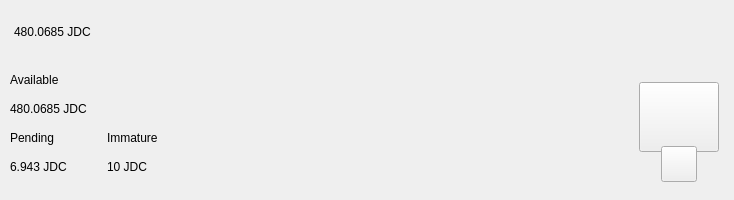
<?xml version="1.0" encoding="UTF-8"?>
<ui version="4.0">
 <class>TopBar</class>
 <widget class="QWidget" name="TopBar">
  <property name="geometry">
   <rect>
    <x>0</x>
    <y>0</y>
    <width>734</width>
    <height>200</height>
   </rect>
  </property>
  <property name="minimumSize">
   <size>
    <width>0</width>
    <height>200</height>
   </size>
  </property>
  <property name="maximumSize">
   <size>
    <width>16777215</width>
    <height>200</height>
   </size>
  </property>
  <property name="windowTitle">
   <string>Form</string>
  </property>
  <layout class="QVBoxLayout" name="verticalLayout_10" stretch="0">
   <property name="spacing">
    <number>0</number>
   </property>
   <property name="leftMargin">
    <number>0</number>
   </property>
   <property name="topMargin">
    <number>0</number>
   </property>
   <property name="rightMargin">
    <number>0</number>
   </property>
   <property name="bottomMargin">
    <number>0</number>
   </property>
   <item>
    <widget class="PFBorderImage" name="containerTop">
     <layout class="QVBoxLayout" name="verticalLayout_11">
      <property name="spacing">
       <number>0</number>
      </property>
      <property name="leftMargin">
       <number>0</number>
      </property>
      <property name="topMargin">
       <number>0</number>
      </property>
      <property name="rightMargin">
       <number>0</number>
      </property>
      <property name="bottomMargin">
       <number>0</number>
      </property>
      <item>
       <widget class="QWidget" name="top_container_2" native="true">
        <property name="minimumSize">
         <size>
          <width>0</width>
          <height>65</height>
         </size>
        </property>
        <layout class="QHBoxLayout" name="top_container">
         <property name="spacing">
          <number>0</number>
         </property>
         <property name="leftMargin">
          <number>14</number>
         </property>
         <property name="topMargin">
          <number>0</number>
         </property>
         <property name="rightMargin">
          <number>14</number>
         </property>
         <property name="bottomMargin">
          <number>0</number>
         </property>
         <item alignment="Qt::AlignVCenter">
          <widget class="QWidget" name="widgetTopAmount" native="true">
           <property name="sizePolicy">
            <sizepolicy hsizetype="Preferred" vsizetype="Maximum">
             <horstretch>0</horstretch>
             <verstretch>0</verstretch>
            </sizepolicy>
           </property>
           <layout class="QHBoxLayout" name="horizontalLayout_5">
            <property name="spacing">
             <number>0</number>
            </property>
            <property name="leftMargin">
             <number>0</number>
            </property>
            <property name="topMargin">
             <number>0</number>
            </property>
            <property name="rightMargin">
             <number>0</number>
            </property>
            <property name="bottomMargin">
             <number>0</number>
            </property>
            <item alignment="Qt::AlignTop">
             <widget class="QLabel" name="labelAmountTopPiv">
              <property name="minimumSize">
               <size>
                <width>0</width>
                <height>36</height>
               </size>
              </property>
              <property name="styleSheet">
               <string notr="true">padding:0px;margin:0px;</string>
              </property>
              <property name="text">
               <string notr="true">480.0685 JDC</string>
              </property>
             </widget>
            </item>
           </layout>
          </widget>
         </item>
         <item>
          <spacer name="horizontalSpacer">
           <property name="orientation">
            <enum>Qt::Horizontal</enum>
           </property>
           <property name="sizeHint" stdset="0">
            <size>
             <width>40</width>
             <height>20</height>
            </size>
           </property>
          </spacer>
         </item>
         <item>
          <layout class="QHBoxLayout" name="horizontalLayout_4">
           <property name="spacing">
            <number>12</number>
           </property>
           <property name="rightMargin">
            <number>0</number>
           </property>
           <item alignment="Qt::AlignRight">
            <widget class="QWidget" name="layoutSync" native="true">
             <property name="minimumSize">
              <size>
               <width>0</width>
               <height>36</height>
              </size>
             </property>
             <property name="maximumSize">
              <size>
               <width>16777215</width>
               <height>36</height>
              </size>
             </property>
             <layout class="QVBoxLayout" name="verticalLayout_9">
              <property name="leftMargin">
               <number>0</number>
              </property>
              <property name="topMargin">
               <number>0</number>
              </property>
              <property name="rightMargin">
               <number>0</number>
              </property>
              <property name="bottomMargin">
               <number>0</number>
              </property>
              <item>
               <widget class="ExpandableButton" name="pushButtonSync" native="true">
                <property name="minimumSize">
                 <size>
                  <width>36</width>
                  <height>36</height>
                 </size>
                </property>
                <property name="maximumSize">
                 <size>
                  <width>16777215</width>
                  <height>36</height>
                 </size>
                </property>
               </widget>
              </item>
             </layout>
            </widget>
           </item>
           <item>
            <widget class="ExpandableButton" name="pushButtonHDUpgrade" native="true">
             <property name="minimumSize">
              <size>
               <width>36</width>
               <height>36</height>
              </size>
             </property>
            </widget>
           </item>
           <item>
            <widget class="ExpandableButton" name="pushButtonStack" native="true">
             <property name="minimumSize">
              <size>
               <width>36</width>
               <height>36</height>
              </size>
             </property>
            </widget>
           </item>
           <item>
            <widget class="ExpandableButton" name="pushButtonColdStaking" native="true">
             <property name="minimumSize">
              <size>
               <width>36</width>
               <height>36</height>
              </size>
             </property>
            </widget>
           </item>
           <item>
            <widget class="ExpandableButton" name="pushButtonConnection" native="true">
             <property name="minimumSize">
              <size>
               <width>36</width>
               <height>36</height>
              </size>
             </property>
            </widget>
           </item>
           <item>
            <widget class="ExpandableButton" name="pushButtonTor" native="true">
             <property name="minimumSize">
              <size>
               <width>36</width>
               <height>36</height>
              </size>
             </property>
            </widget>
           </item>
           <item>
            <widget class="ExpandableButton" name="pushButtonLock" native="true">
             <property name="sizePolicy">
              <sizepolicy hsizetype="Expanding" vsizetype="Expanding">
               <horstretch>0</horstretch>
               <verstretch>0</verstretch>
              </sizepolicy>
             </property>
             <property name="minimumSize">
              <size>
               <width>36</width>
               <height>0</height>
              </size>
             </property>
            </widget>
           </item>
           <item>
            <widget class="ExpandableButton" name="pushButtonTheme" native="true">
             <property name="minimumSize">
              <size>
               <width>36</width>
               <height>36</height>
              </size>
             </property>
             <property name="maximumSize">
              <size>
               <width>16777215</width>
               <height>36</height>
              </size>
             </property>
            </widget>
           </item>
           <item>
            <widget class="ExpandableButton" name="pushButtonFAQ" native="true">
             <property name="minimumSize">
              <size>
               <width>36</width>
               <height>36</height>
              </size>
             </property>
            </widget>
           </item>
          </layout>
         </item>
        </layout>
       </widget>
      </item>
      <item>
       <widget class="QWidget" name="bottom_container" native="true">
        <property name="minimumSize">
         <size>
          <width>0</width>
          <height>135</height>
         </size>
        </property>
        <layout class="QHBoxLayout" name="botton_container">
         <property name="leftMargin">
          <number>10</number>
         </property>
         <property name="topMargin">
          <number>0</number>
         </property>
         <property name="rightMargin">
          <number>10</number>
         </property>
         <property name="bottomMargin">
          <number>10</number>
         </property>
         <item>
          <layout class="QHBoxLayout" name="horizontalLayout_3">
           <property name="bottomMargin">
            <number>9</number>
           </property>
           <item>
            <layout class="QVBoxLayout" name="verticalLayout_7">
             <property name="spacing">
              <number>0</number>
             </property>
             <property name="leftMargin">
              <number>0</number>
             </property>
             <property name="rightMargin">
              <number>30</number>
             </property>
             <item>
              <layout class="QVBoxLayout" name="verticalLayout_2">
               <item>
                <widget class="QLabel" name="labelTitle1">
                 <property name="text">
                  <string>Available</string>
                 </property>
                </widget>
               </item>
               <item>
                <widget class="QLabel" name="labelAmountPiv">
                 <property name="text">
                  <string notr="true">480.0685 JDC</string>
                 </property>
                </widget>
               </item>
              </layout>
             </item>
             <item>
              <layout class="QHBoxLayout" name="horizontalLayout_2">
               <property name="spacing">
                <number>0</number>
               </property>
               <item>
                <layout class="QVBoxLayout" name="verticalLayout_3">
                 <item>
                  <widget class="QLabel" name="labelTitle3">
                   <property name="text">
                    <string>Pending</string>
                   </property>
                  </widget>
                 </item>
                 <item>
                  <widget class="QLabel" name="labelPendingPiv">
                   <property name="text">
                    <string notr="true">6.943 JDC</string>
                   </property>
                  </widget>
                 </item>
                </layout>
               </item>
               <item>
                <spacer name="horizontalSpacer_3">
                 <property name="orientation">
                  <enum>Qt::Horizontal</enum>
                 </property>
                 <property name="sizeType">
                  <enum>QSizePolicy::Fixed</enum>
                 </property>
                 <property name="sizeHint" stdset="0">
                  <size>
                   <width>40</width>
                   <height>20</height>
                  </size>
                 </property>
                </spacer>
               </item>
               <item>
                <layout class="QVBoxLayout" name="verticalLayout_4">
                 <item>
                  <widget class="QLabel" name="labelTitle4">
                   <property name="text">
                    <string>Immature</string>
                   </property>
                  </widget>
                 </item>
                 <item>
                  <widget class="QLabel" name="labelImmaturePiv">
                   <property name="text">
                    <string notr="true">10 JDC</string>
                   </property>
                  </widget>
                 </item>
                </layout>
               </item>
              </layout>
             </item>
            </layout>
           </item>
          </layout>
         </item>
         <item>
          <spacer name="horizontalSpacer_2">
           <property name="orientation">
            <enum>Qt::Horizontal</enum>
           </property>
           <property name="sizeHint" stdset="0">
            <size>
             <width>40</width>
             <height>20</height>
            </size>
           </property>
          </spacer>
         </item>
         <item alignment="Qt::AlignHCenter|Qt::AlignVCenter">
          <widget class="QWidget" name="qrContainer" native="true">
           <property name="sizePolicy">
            <sizepolicy hsizetype="Preferred" vsizetype="Minimum">
             <horstretch>0</horstretch>
             <verstretch>0</verstretch>
            </sizepolicy>
           </property>
           <property name="minimumSize">
            <size>
             <width>90</width>
             <height>110</height>
            </size>
           </property>
           <property name="maximumSize">
            <size>
             <width>90</width>
             <height>110</height>
            </size>
           </property>
           <layout class="QVBoxLayout" name="containerQR">
            <property name="spacing">
             <number>0</number>
            </property>
            <property name="leftMargin">
             <number>5</number>
            </property>
            <property name="topMargin">
             <number>10</number>
            </property>
            <property name="rightMargin">
             <number>5</number>
            </property>
            <property name="bottomMargin">
             <number>0</number>
            </property>
            <item>
             <widget class="QPushButton" name="btnQr">
              <property name="minimumSize">
               <size>
                <width>70</width>
                <height>70</height>
               </size>
              </property>
              <property name="maximumSize">
               <size>
                <width>16777215</width>
                <height>70</height>
               </size>
              </property>
              <property name="focusPolicy">
               <enum>Qt::NoFocus</enum>
              </property>
              <property name="text">
               <string/>
              </property>
              <property name="iconSize">
               <size>
                <width>70</width>
                <height>70</height>
               </size>
              </property>
             </widget>
            </item>
            <item>
             <spacer name="verticalSpacer">
              <property name="orientation">
               <enum>Qt::Vertical</enum>
              </property>
              <property name="sizeType">
               <enum>QSizePolicy::Fixed</enum>
              </property>
              <property name="sizeHint" stdset="0">
               <size>
                <width>20</width>
                <height>20</height>
               </size>
              </property>
             </spacer>
            </item>
            <item alignment="Qt::AlignHCenter|Qt::AlignBottom">
             <widget class="QPushButton" name="pushButtonQR">
              <property name="minimumSize">
               <size>
                <width>36</width>
                <height>36</height>
               </size>
              </property>
              <property name="maximumSize">
               <size>
                <width>36</width>
                <height>36</height>
               </size>
              </property>
              <property name="focusPolicy">
               <enum>Qt::NoFocus</enum>
              </property>
              <property name="text">
               <string/>
              </property>
             </widget>
            </item>
           </layout>
          </widget>
         </item>
        </layout>
       </widget>
      </item>
     </layout>
    </widget>
   </item>
  </layout>
 </widget>
 <customwidgets>
  <customwidget>
   <class>ExpandableButton</class>
   <extends>QWidget</extends>
   <header>qt/jdcoin/expandablebutton.h</header>
   <container>1</container>
  </customwidget>
  <customwidget>
   <class>PFBorderImage</class>
   <extends>QFrame</extends>
   <header>qt/jdcoin/pfborderimage.h</header>
   <container>1</container>
  </customwidget>
 </customwidgets>
 <resources/>
 <connections/>
</ui>
